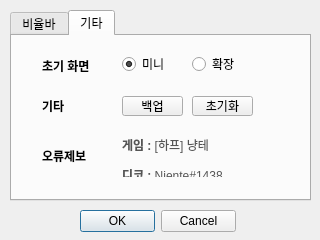
<?xml version="1.0" encoding="UTF-8"?>
<ui version="4.0">
 <class>MainWindow</class>
 <widget class="QMainWindow" name="MainWindow">
  <property name="geometry">
   <rect>
    <x>0</x>
    <y>0</y>
    <width>320</width>
    <height>240</height>
   </rect>
  </property>
  <property name="windowTitle">
   <string>설정</string>
  </property>
  <widget class="QWidget" name="centralwidget">
   <widget class="QTabWidget" name="tabWidget">
    <property name="geometry">
     <rect>
      <x>10</x>
      <y>10</y>
      <width>301</width>
      <height>191</height>
     </rect>
    </property>
    <property name="currentIndex">
     <number>1</number>
    </property>
    <widget class="QWidget" name="baroption">
     <attribute name="title">
      <string>비율바</string>
     </attribute>
     <widget class="QLabel" name="size">
      <property name="geometry">
       <rect>
        <x>50</x>
        <y>20</y>
        <width>31</width>
        <height>20</height>
       </rect>
      </property>
      <property name="text">
       <string>&lt;html&gt;&lt;head/&gt;&lt;body&gt;&lt;p&gt;&lt;span style=&quot; font-weight:600;&quot;&gt;크기&lt;/span&gt;&lt;/p&gt;&lt;/body&gt;&lt;/html&gt;</string>
      </property>
     </widget>
     <widget class="QLabel" name="position">
      <property name="geometry">
       <rect>
        <x>50</x>
        <y>50</y>
        <width>31</width>
        <height>20</height>
       </rect>
      </property>
      <property name="text">
       <string>&lt;html&gt;&lt;head/&gt;&lt;body&gt;&lt;p&gt;&lt;span style=&quot; font-weight:600;&quot;&gt;위치&lt;/span&gt;&lt;/p&gt;&lt;/body&gt;&lt;/html&gt;</string>
      </property>
     </widget>
     <widget class="QLineEdit" name="lineEdit">
      <property name="geometry">
       <rect>
        <x>100</x>
        <y>20</y>
        <width>41</width>
        <height>20</height>
       </rect>
      </property>
      <property name="text">
       <string>243</string>
      </property>
      <property name="alignment">
       <set>Qt::AlignCenter</set>
      </property>
     </widget>
     <widget class="QLineEdit" name="lineEdit_2">
      <property name="geometry">
       <rect>
        <x>170</x>
        <y>20</y>
        <width>41</width>
        <height>20</height>
       </rect>
      </property>
      <property name="text">
       <string>10</string>
      </property>
      <property name="alignment">
       <set>Qt::AlignCenter</set>
      </property>
     </widget>
     <widget class="QLineEdit" name="lineEdit_3">
      <property name="geometry">
       <rect>
        <x>100</x>
        <y>50</y>
        <width>41</width>
        <height>20</height>
       </rect>
      </property>
      <property name="text">
       <string>356</string>
      </property>
      <property name="alignment">
       <set>Qt::AlignCenter</set>
      </property>
     </widget>
     <widget class="QLineEdit" name="lineEdit_4">
      <property name="geometry">
       <rect>
        <x>170</x>
        <y>50</y>
        <width>41</width>
        <height>20</height>
       </rect>
      </property>
      <property name="text">
       <string>690</string>
      </property>
      <property name="alignment">
       <set>Qt::AlignCenter</set>
      </property>
     </widget>
     <widget class="QSlider" name="horizontalSlider">
      <property name="geometry">
       <rect>
        <x>100</x>
        <y>140</y>
        <width>131</width>
        <height>22</height>
       </rect>
      </property>
      <property name="maximum">
       <number>100</number>
      </property>
      <property name="sliderPosition">
       <number>70</number>
      </property>
      <property name="orientation">
       <enum>Qt::Horizontal</enum>
      </property>
     </widget>
     <widget class="QLabel" name="position_2">
      <property name="geometry">
       <rect>
        <x>50</x>
        <y>140</y>
        <width>41</width>
        <height>20</height>
       </rect>
      </property>
      <property name="text">
       <string>&lt;html&gt;&lt;head/&gt;&lt;body&gt;&lt;p&gt;&lt;span style=&quot; font-weight:600;&quot;&gt;투명도&lt;/span&gt;&lt;/p&gt;&lt;/body&gt;&lt;/html&gt;</string>
      </property>
     </widget>
     <widget class="QLineEdit" name="lineEdit_5">
      <property name="geometry">
       <rect>
        <x>100</x>
        <y>80</y>
        <width>61</width>
        <height>20</height>
       </rect>
      </property>
      <property name="text">
       <string>#ffff00</string>
      </property>
     </widget>
     <widget class="QLineEdit" name="lineEdit_6">
      <property name="geometry">
       <rect>
        <x>100</x>
        <y>110</y>
        <width>61</width>
        <height>20</height>
       </rect>
      </property>
      <property name="text">
       <string>#ff0000</string>
      </property>
     </widget>
     <widget class="QLabel" name="position_3">
      <property name="geometry">
       <rect>
        <x>50</x>
        <y>110</y>
        <width>41</width>
        <height>20</height>
       </rect>
      </property>
      <property name="text">
       <string>&lt;html&gt;&lt;head/&gt;&lt;body&gt;&lt;p&gt;&lt;span style=&quot; font-weight:600;&quot;&gt;색상 B&lt;/span&gt;&lt;/p&gt;&lt;/body&gt;&lt;/html&gt;</string>
      </property>
     </widget>
     <widget class="QLabel" name="size_2">
      <property name="geometry">
       <rect>
        <x>50</x>
        <y>80</y>
        <width>41</width>
        <height>20</height>
       </rect>
      </property>
      <property name="text">
       <string>&lt;html&gt;&lt;head/&gt;&lt;body&gt;&lt;p&gt;&lt;span style=&quot; font-weight:600;&quot;&gt;색상 A&lt;/span&gt;&lt;/p&gt;&lt;/body&gt;&lt;/html&gt;</string>
      </property>
     </widget>
     <widget class="QLabel" name="position_4">
      <property name="geometry">
       <rect>
        <x>148</x>
        <y>50</y>
        <width>16</width>
        <height>20</height>
       </rect>
      </property>
      <property name="text">
       <string>&lt;html&gt;&lt;head/&gt;&lt;body&gt;&lt;p align=&quot;center&quot;&gt;&lt;span style=&quot; color:#aaaaaa;&quot;&gt;x&lt;/span&gt;&lt;/p&gt;&lt;/body&gt;&lt;/html&gt;</string>
      </property>
     </widget>
     <widget class="QLabel" name="size_3">
      <property name="geometry">
       <rect>
        <x>148</x>
        <y>20</y>
        <width>16</width>
        <height>20</height>
       </rect>
      </property>
      <property name="text">
       <string>&lt;html&gt;&lt;head/&gt;&lt;body&gt;&lt;p align=&quot;center&quot;&gt;&lt;span style=&quot; color:#aaaaaa;&quot;&gt;x&lt;/span&gt;&lt;/p&gt;&lt;/body&gt;&lt;/html&gt;</string>
      </property>
     </widget>
    </widget>
    <widget class="QWidget" name="etcoption">
     <attribute name="title">
      <string>기타</string>
     </attribute>
     <widget class="QLabel" name="size_4">
      <property name="geometry">
       <rect>
        <x>30</x>
        <y>20</y>
        <width>61</width>
        <height>20</height>
       </rect>
      </property>
      <property name="text">
       <string>&lt;html&gt;&lt;head/&gt;&lt;body&gt;&lt;p&gt;&lt;span style=&quot; font-weight:600;&quot;&gt;초기 화면&lt;/span&gt;&lt;/p&gt;&lt;/body&gt;&lt;/html&gt;</string>
      </property>
     </widget>
     <widget class="QRadioButton" name="radioButton">
      <property name="geometry">
       <rect>
        <x>110</x>
        <y>20</y>
        <width>51</width>
        <height>16</height>
       </rect>
      </property>
      <property name="acceptDrops">
       <bool>false</bool>
      </property>
      <property name="autoFillBackground">
       <bool>false</bool>
      </property>
      <property name="text">
       <string>미니</string>
      </property>
      <property name="checked">
       <bool>true</bool>
      </property>
     </widget>
     <widget class="QRadioButton" name="radioButton_2">
      <property name="geometry">
       <rect>
        <x>180</x>
        <y>20</y>
        <width>51</width>
        <height>16</height>
       </rect>
      </property>
      <property name="text">
       <string>확장</string>
      </property>
     </widget>
     <widget class="QLabel" name="size_5">
      <property name="geometry">
       <rect>
        <x>30</x>
        <y>60</y>
        <width>61</width>
        <height>20</height>
       </rect>
      </property>
      <property name="text">
       <string>&lt;html&gt;&lt;head/&gt;&lt;body&gt;&lt;p&gt;&lt;span style=&quot; font-weight:600;&quot;&gt;기타&lt;/span&gt;&lt;/p&gt;&lt;/body&gt;&lt;/html&gt;</string>
      </property>
     </widget>
     <widget class="QPushButton" name="pushButton">
      <property name="geometry">
       <rect>
        <x>110</x>
        <y>60</y>
        <width>61</width>
        <height>20</height>
       </rect>
      </property>
      <property name="text">
       <string>백업</string>
      </property>
     </widget>
     <widget class="QLabel" name="size_6">
      <property name="geometry">
       <rect>
        <x>30</x>
        <y>110</y>
        <width>61</width>
        <height>20</height>
       </rect>
      </property>
      <property name="text">
       <string>&lt;html&gt;&lt;head/&gt;&lt;body&gt;&lt;p&gt;&lt;span style=&quot; font-weight:600;&quot;&gt;오류제보&lt;/span&gt;&lt;/p&gt;&lt;/body&gt;&lt;/html&gt;</string>
      </property>
     </widget>
     <widget class="QLabel" name="size_7">
      <property name="geometry">
       <rect>
        <x>110</x>
        <y>100</y>
        <width>131</width>
        <height>41</height>
       </rect>
      </property>
      <property name="text">
       <string>&lt;html&gt;&lt;head/&gt;&lt;body&gt;&lt;p&gt;&lt;span style=&quot; font-weight:600; color:#555555;&quot;&gt;게임 : &lt;/span&gt;&lt;span style=&quot; color:#555555;&quot;&gt;[하프] 냥테&lt;/span&gt;&lt;/p&gt;&lt;p&gt;&lt;span style=&quot; font-weight:600; color:#555555;&quot;&gt;디코 : &lt;/span&gt;&lt;span style=&quot; color:#555555;&quot;&gt;Niente#1438&lt;/span&gt;&lt;/p&gt;&lt;/body&gt;&lt;/html&gt;</string>
      </property>
     </widget>
     <widget class="QPushButton" name="pushButton_2">
      <property name="geometry">
       <rect>
        <x>180</x>
        <y>60</y>
        <width>61</width>
        <height>20</height>
       </rect>
      </property>
      <property name="text">
       <string>초기화</string>
      </property>
     </widget>
    </widget>
   </widget>
   <widget class="QDialogButtonBox" name="buttonBox">
    <property name="geometry">
     <rect>
      <x>80</x>
      <y>210</y>
      <width>156</width>
      <height>23</height>
     </rect>
    </property>
    <property name="standardButtons">
     <set>QDialogButtonBox::Cancel|QDialogButtonBox::Ok</set>
    </property>
   </widget>
  </widget>
 </widget>
 <tabstops>
  <tabstop>tabWidget</tabstop>
  <tabstop>lineEdit</tabstop>
  <tabstop>lineEdit_2</tabstop>
  <tabstop>lineEdit_3</tabstop>
  <tabstop>lineEdit_4</tabstop>
  <tabstop>lineEdit_5</tabstop>
  <tabstop>lineEdit_6</tabstop>
  <tabstop>horizontalSlider</tabstop>
 </tabstops>
 <resources/>
 <connections/>
</ui>
